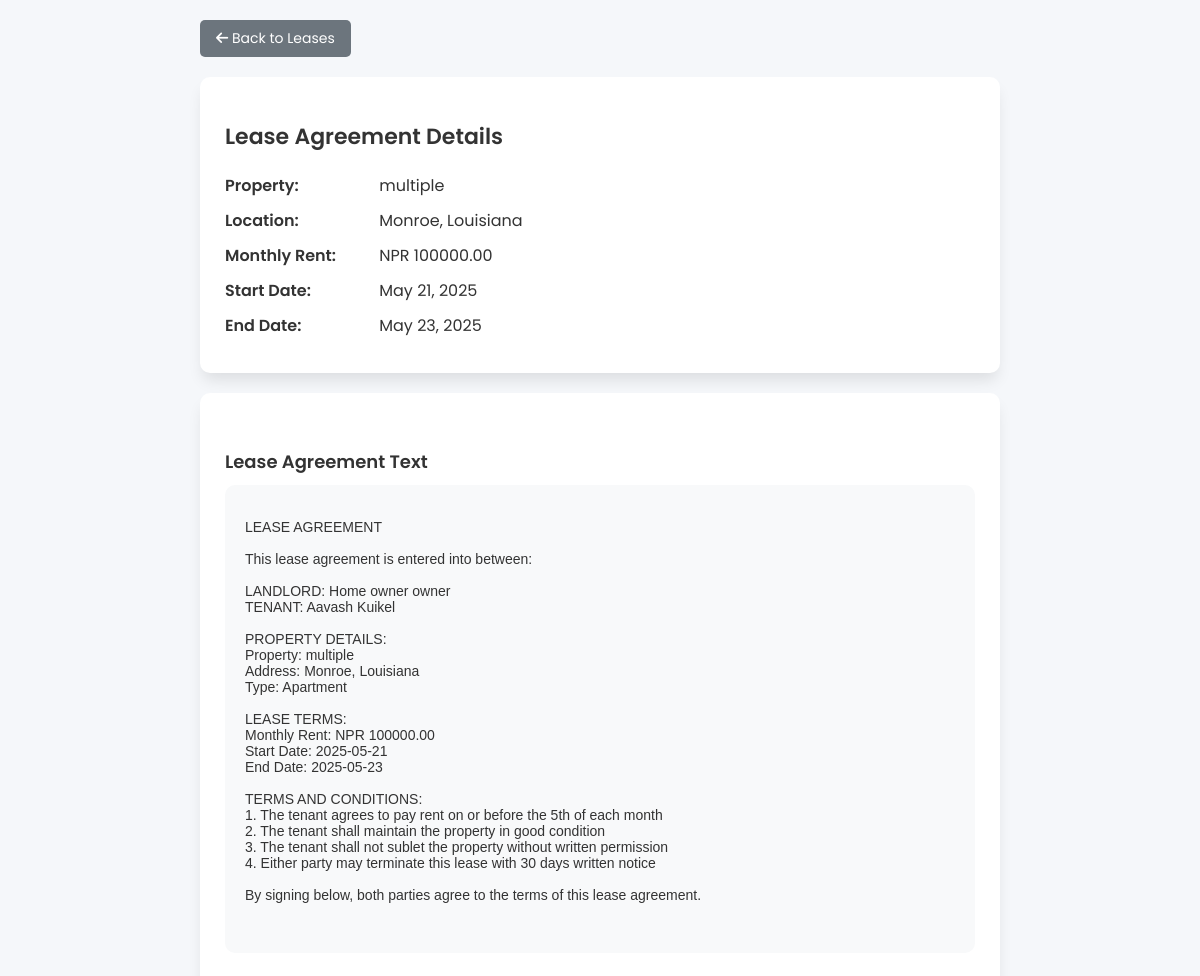
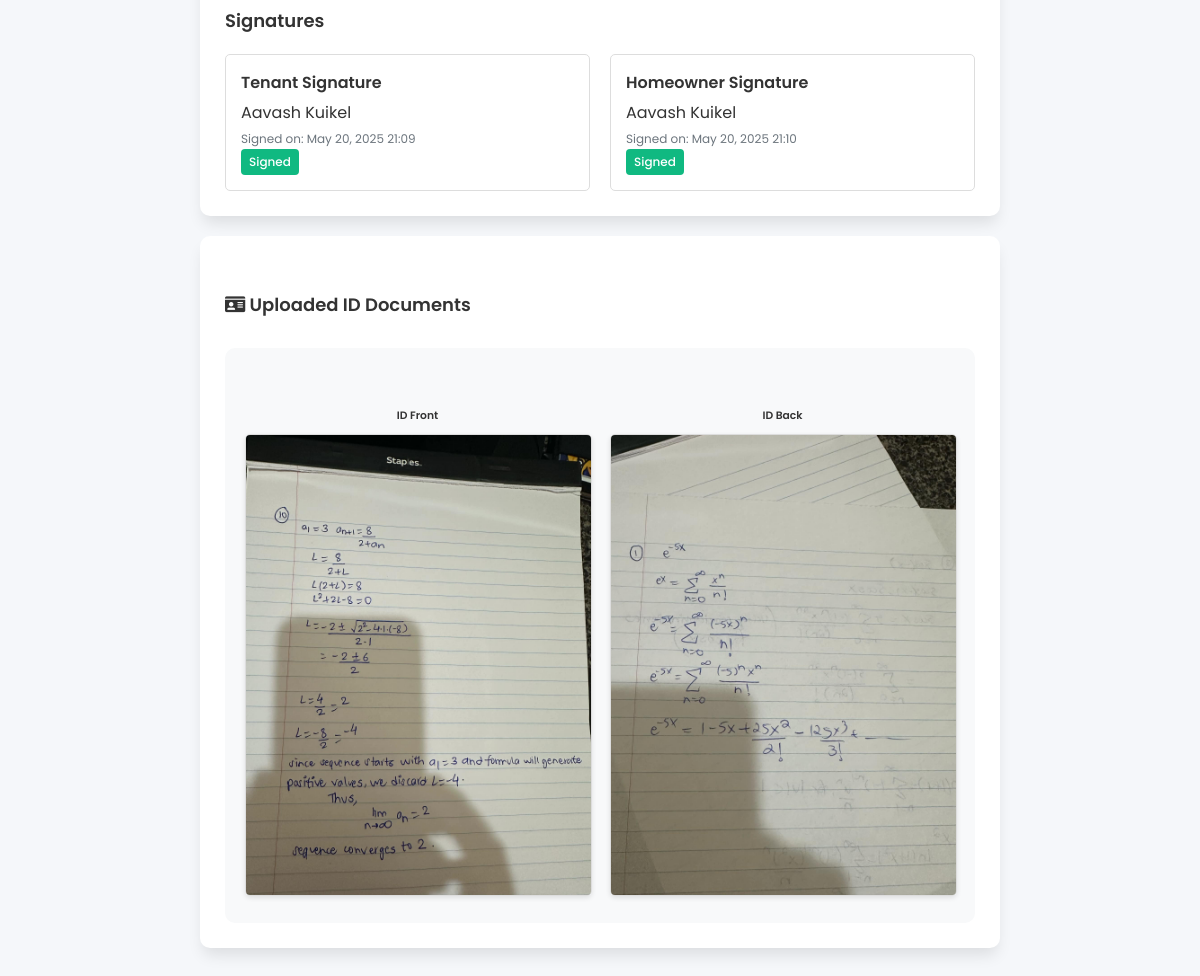
The app's page /lease/view/11/ (signed in) with its own data (2 pictures, top to bottom).
### user/models.py (models this page shows, shortened)
class RentalLeaseAgreement(models.Model):
    rental_request = models.OneToOneField(
        RentalRequest,
        on_delete=models.CASCADE,
        related_name='rental_lease_agreement'
    )
    rental = models.OneToOneField(
        Rental,
        on_delete=models.CASCADE,
        related_name='rental_lease_agreement',
        null=True,
        blank=True
    )
    lease_text = models.TextField()
    tenant_signed = models.BooleanField(default=False)
    tenant_signature = models.TextField(blank=True, null=True)  # Digital signature
    tenant_signed_at = models.DateTimeField(null=True, blank=True)
    homeowner_signed = models.BooleanField(default=False)
    homeowner_signature = models.TextField(blank=True, null=True)
    homeowner_signed_at = models.DateTimeField(null=True, blank=True)
    lease_document = models.FileField(upload_to='rental_lease_documents/', blank=True, null=True)
    tenant_id_front = models.ImageField(upload_to='tenant_ids/', blank=True, null=True)
    tenant_id_back = models.ImageField(upload_to='tenant_ids/', blank=True, null=True)
    created_at = models.DateTimeField(auto_now_add=True)
    updated_at = models.DateTimeField(auto_now=True)

class RentalRequest(models.Model):
    tenant = models.ForeignKey(
        settings.AUTH_USER_MODEL,
        on_delete=models.CASCADE,
        limit_choices_to={'user_type': 'tenant'},
        related_name='rental_requests'
    )
    property = models.ForeignKey(Property, on_delete=models.CASCADE, related_name='rental_requests')
    requested_date = models.DateTimeField(auto_now_add=True)
    start_date = models.DateField()
    end_date = models.DateField(null=True, blank=True)
    message = models.TextField(blank=True, null=True)
    status = models.CharField(
        max_length=20,
        choices=[
            ('pending', 'Pending'),
            ('approved', 'Approved'),
            ('rejected', 'Rejected'),
        ],
        default='pending'
    )

class Property(models.Model):
    PROPERTY_TYPES = [
        ('house', 'House'),
        ('apartment', 'Apartment'),
        ('villa', 'Villa'),
        ('land', 'Land'),
    ]
    homeowner = models.ForeignKey(
        settings.AUTH_USER_MODEL,
        on_delete=models.CASCADE,
        related_name='properties',
        null=True,
        blank=True
    )
    title = models.CharField(max_length=200, default="Unnamed Property")
    location = models.CharField(max_length=200, default="Unknown Location")
    property_type = models.CharField(max_length=20, choices=PROPERTY_TYPES, default='house')
    price = models.DecimalField(max_digits=10, decimal_places=2, default=0.00)
    bedrooms = models.IntegerField(null=True, blank=True, default=1)
    bathrooms = models.IntegerField(null=True, blank=True, default=1)
    description = models.TextField(default="No description available.")
    image = models.ImageField(upload_to='properties/', default='default_property.jpg')
    featured = models.BooleanField(default=False)
    is_available = models.BooleanField(default=True)  # New: To show if property is rented

### user/views.py (the view)
# urls.py: path('lease/view/<int:lease_id>/', views.view_rental_lease, name='view_rental_lease'),
@login_required
def view_rental_lease(request, lease_id):
   lease = get_object_or_404(RentalLeaseAgreement, id=lease_id)
   if request.user != lease.rental_request.tenant and request.user != lease.rental_request.property.homeowner:
       messages.error(request, "You don't have permission to view this lease.")
       return redirect('dashboard')
   return render(request, 'user/view_rental_lease.html', {'lease': lease})

### user/templates/user/view_rental_lease.html (shortened to what this page needs)
<!DOCTYPE html>
<html lang="en">
<head>
  {% load static %}
  <link href="https://cdnjs.cloudflare.com/ajax/libs/font-awesome/6.0.0-beta3/css/all.min.css" rel="stylesheet">
</head>
<body>
    <div class="container">
        {% if user.user_type == 'home owner' %}
          {% if lease.homeowner_signed %}
            <a href="{% url 'dashboard' %}" class="back-btn">
              <i class="fas fa-arrow-left"></i> Back to Dashboard
            </a>
          {% else %}
            <a href="{% url 'homeowner_pending_leases' %}" class="back-btn">
              <i class="fas fa-arrow-left"></i> Back to Pending Leases
            </a>
          {% endif %}
        {% else %}
          <a href="{% url 'tenant_signed_leases' %}" class="back-btn">
            <i class="fas fa-arrow-left"></i> Back to Leases
          </a>
        {% endif %}
    <div class="card">
      <h2>Lease Agreement Details</h2>
      <div class="info-row">
        <span class="info-label">Property:</span>
        {{ lease.rental_request.property.title }}
      </div>
      <div class="info-row">
        <span class="info-label">Location:</span>
        {{ lease.rental_request.property.location }}
      </div>
      <div class="info-row">
        <span class="info-label">Monthly Rent:</span>
        NPR {{ lease.rental_request.property.price|floatformat:2 }}
      </div>
      <div class="info-row">
        <span class="info-label">Start Date:</span>
        {{ lease.rental_request.start_date|date:"M d, Y" }}
      </div>
      <div class="info-row">
        <span class="info-label">End Date:</span>
        {{ lease.rental_request.end_date|date:"M d, Y"|default:"N/A" }}
      </div>
    </div>
    <div class="card">
      <h5>Lease Agreement Text</h5>
      <div class="lease-content">
        <pre style="white-space: pre-wrap; font-family: Arial, sans-serif;">{{ lease.lease_text }}</pre>
      </div>
      <h5>Signatures</h5>
      <div class="signatures">
        <div class="signature-box">
          <div class="signature-label">Tenant Signature</div>
          {% if lease.tenant_signed %}
            <div class="signature-value">{{ lease.tenant_signature }}</div>
            <div class="signature-date">Signed on: {{ lease.tenant_signed_at|date:"M d, Y H:i" }}</div>
            <span class="status-badge signed">Signed</span>
          {% else %}
            <span class="status-badge not-signed">Not Signed</span>
          {% endif %}
        </div>
        <div class="signature-box">
          <div class="signature-label">Homeowner Signature</div>
          {% if lease.homeowner_signed %}
            <div class="signature-value">{{ lease.homeowner_signature }}</div>
            <div class="signature-date">Signed on: {{ lease.homeowner_signed_at|date:"M d, Y H:i" }}</div>
            <span class="status-badge signed">Signed</span>
          {% else %}
            <span class="status-badge not-signed">Not Signed</span>
          {% endif %}
        </div>
      </div>
    </div>
    {% if lease.tenant_id_front or lease.tenant_id_back %}
    <div class="card">
      <h5><i class="fas fa-id-card"></i> Uploaded ID Documents</h5>
      <div class="id-documents">
        <div class="id-images">
          {% if lease.tenant_id_front %}
          <div class="id-image-wrapper">
            <h6>ID Front</h6>
            <img src="{{ lease.tenant_id_front.url }}" alt="ID Front">
          </div>
          {% endif %}
          {% if lease.tenant_id_back %}
          <div class="id-image-wrapper">
            <h6>ID Back</h6>
            <img src="{{ lease.tenant_id_back.url }}" alt="ID Back">
          </div>
          {% endif %}
        </div>
      </div>
    </div>
    {% endif %}
  </div>
</body>
</html>

### user/templates/user/view_rental_lease.html (style rules this page uses)
body { font-family: 'Poppins', sans-serif; background-color: #f5f7fa; margin: 0; padding: 20px; color: #333; }
.container { max-width: 800px; margin: 0 auto; }
.card { background: white; border-radius: 10px; padding: 25px; margin-bottom: 20px; box-shadow: 0 10px 15px -3px rgba(0, 0, 0, 0.1); }
h2 { font-size: 22px; font-weight: 600; margin-bottom: 20px; }
h5 { font-size: 18px; font-weight: 600; margin-bottom: 10px; }
.lease-content { background: #f8f9fa; padding: 20px; border-radius: 10px; margin-bottom: 20px; font-size: 14px; }
.info-row { margin-bottom: 10px; }
.info-label { font-weight: 600; display: inline-block; width: 150px; }
.back-btn { background-color: #6c757d; color: white; padding: 8px 16px; border-radius: 5px; text-decoration: none; font-size: 14px; display: inline-block; margin-bottom: 20px; }
.signatures { display: grid; grid-template-columns: 1fr 1fr; gap: 20px; margin-top: 20px; }
.signature-box { border: 1px solid #ddd; padding: 15px; border-radius: 5px; }
.signature-label { font-weight: 600; margin-bottom: 5px; }
.signature-value { color: #333; margin-bottom: 5px; }
.signature-date { font-size: 12px; color: #6c757d; }
.status-badge { padding: 4px 8px; border-radius: 4px; font-size: 12px; font-weight: 500; display: inline-block; }
.signed { background-color: #10b981; color: white; }
.id-documents { margin-top: 30px; padding: 20px; background-color: #f8f9fa; border-radius: 10px; }
.id-images { display: grid; grid-template-columns: 1fr 1fr; gap: 20px; margin-top: 15px; }
.id-image-wrapper { text-align: center; }
.id-image-wrapper h6 { margin-bottom: 10px; color: #333; font-weight: 600; }
.id-image-wrapper img { max-width: 100%; height: auto; border: 1px solid #ddd; border-radius: 5px; box-shadow: 0 2px 5px rgba(0,0,0,0.1); }

### records on screen
RentalLeaseAgreement: rental_request.property "multiple", rental_request.property.location "Monroe, Louisiana", rental_request.property.price "100000.00", rental_request.start_date "May 21, 2025", rental_request.end_date "May 23, 2025", lease_text "LEASE AGREEMENT This lease agreement is entered into between: LANDLORD: Home owner owner TENANT: Aavash Kuikel PROPERTY DETAILS: Property: multiple Address: Monroe, Louisiana Type: Apartment LEASE TERMS: Monthly Rent: NPR 100000.00 Start Date: 2025-05-21 End Date: 2025-05-23 TERMS AND CONDITIONS: 1. The tenant agrees to pay rent on or before the 5th of each month 2. The tenant shall maintain the property in good condition 3. The tenant shall not sublet the property without written permission 4. Either party may terminate this lease with 30 days written notice By signing below, both parties agree to the terms of this lease agreement.", tenant_signature "Aavash Kuikel", tenant_signed_at "May 20, 2025 21:09", homeowner_signature "Aavash Kuikel", homeowner_signed_at "May 20, 2025 21:10", tenant_id_front (picture), tenant_id_back (picture)
